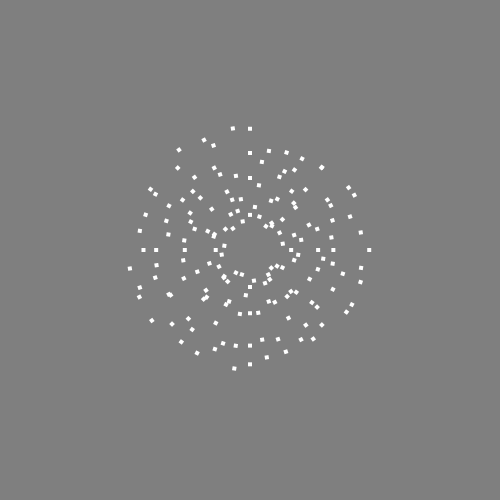
Frame 1 (no input)
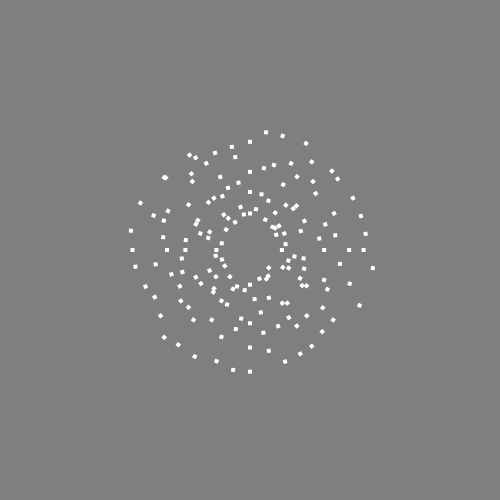
Frame 2 (the mouse pressed at the canvas centre, redrawn once)

The Processing sketch that drew these frames (run headless with seeded random() and noise(); the mouse was pressed at the canvas centre and the sketch redrawn once):

// Processing sketch: CoordPolaire_PavageEtAngleRandom
// ── CoordPolaire_PavageEtAngleRandom.pde
float largeur;
float hauteur;
float rayonRef;
float x;
float y;

void setup() {
  size(500, 500);
  largeur = 4;
  hauteur = 4;
  rayonRef = 25;
  x = width/2;
  y = height/2;
}

void draw() {
  background(127);
  noStroke();
  for (int i=0; i<4; i++) {
    float rayon = rayonRef + rayonRef * i;
    for (int j=0; j<40; j++) {
      float angle = radians(360/40 * j);
      float newX = x + cos(angle) * (rayon + random(25));
      float newY = y + sin(angle) * (rayon + random(25));
      pushMatrix();
      translate(newX, newY);
      rotate(angle);
      rectMode(CENTER);
      rect(0, 0, largeur, hauteur);
      popMatrix();
    }
  }
  
  noLoop();
}
